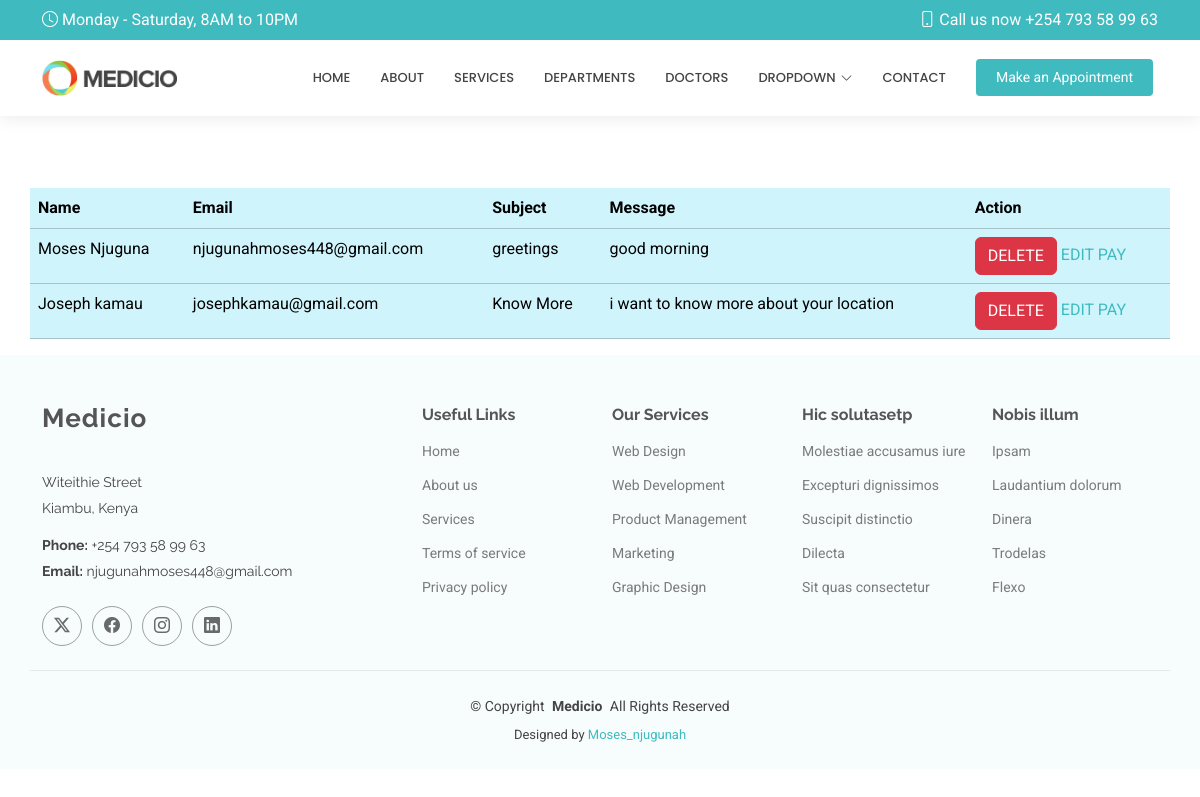
The app's page /contactshow/ with its own data.
### myapp/models.py (models this page shows, shortened)
class Contact(models.Model):
    name = models.CharField(max_length=50)
    email = models.EmailField()
    subject = models.CharField(max_length=100)
    message = models.TextField()

### myapp/views.py (the view)
# urls.py: path('contactshow/', views.contactshow, name='contactshow'),
def contactshow(request):
    allcontacts = Contact.objects.all()
    return render(request,'contactshow.html',{'allcontacts': allcontacts})

### templates/contactshow.html
{% extends 'starter-page.html' %}
{% load static %}
{% block body %}
      <br><br><br>
     <table class="table table-info container">
       <tr>
          <th>Name</th>
          <th>Email</th>
          <th>Subject</th>
          <th>Message</th>
          <th>Action</th>
       </tr>
    {% for y in allcontacts %}
        <tr>
          <td>{{ y.name }}</td>
          <td>{{ y.email }}</td>
          <td>{{ y.subject }}</td>
          <td>{{ y.message }}</td>
          <td>
              <a href="/delete/{{ y.id }}" class="btn btn-danger">DELETE</a>
              <a href="">EDIT</a>
              <a href="">PAY</a>
          </td>
       </tr>
    {% endfor %}
     </table>
{% endblock %}

### static/assets/css/main.css (style rules this page uses)
:root { --default-font: "Roboto", system-ui, -apple-system, "Segoe UI", Roboto, "Helvetica Neue", Arial, "Noto Sans", "Liberation Sans", sans-serif, "Apple Color Emoji", "Segoe UI Emoji", "Segoe UI Symbol", "Noto Color Emoji"; --heading-font: "Raleway", sans-serif; --nav-font: "Poppins", sans-serif; }
:root { --background-color: #ffffff; --default-color: #444444; --heading-color: #555555; --accent-color: #3fbbc0; --surface-color: #ffffff; --contrast-color: #ffffff; }
:root { --nav-color: #444444; --nav-hover-color: #3fbbc0; --nav-mobile-background-color: #ffffff; --nav-dropdown-background-color: #ffffff; --nav-dropdown-color: #444444; --nav-dropdown-hover-color: #3fbbc0; }
:root { scroll-behavior: smooth; }
body { color: var(--default-color); background-color: var(--background-color); font-family: var(--default-font); }
a { color: var(--accent-color); text-decoration: none; transition: 0.3s; }

### records on screen
Contact: name "Moses Njuguna", email "njugunahmoses448@gmail.com", subject "greetings", message "good morning"
Contact: name "Joseph kamau", email "josephkamau@gmail.com", subject "Know More", message "i want to know more about your location"
